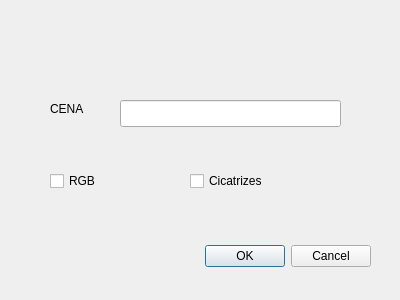
<?xml version="1.0" encoding="UTF-8"?>
<ui version="4.0">
 <class>AreaQueimadaDialogBase</class>
 <widget class="QDialog" name="AreaQueimadaDialogBase">
  <property name="geometry">
   <rect>
    <x>0</x>
    <y>0</y>
    <width>400</width>
    <height>300</height>
   </rect>
  </property>
  <property name="windowTitle">
   <string>Área queimada Landsat</string>
  </property>
  <widget class="QDialogButtonBox" name="button_box">
   <property name="geometry">
    <rect>
     <x>30</x>
     <y>240</y>
     <width>341</width>
     <height>32</height>
    </rect>
   </property>
   <property name="orientation">
    <enum>Qt::Horizontal</enum>
   </property>
   <property name="standardButtons">
    <set>QDialogButtonBox::Cancel|QDialogButtonBox::Ok</set>
   </property>
  </widget>
  <widget class="QLineEdit" name="lineEdit">
   <property name="geometry">
    <rect>
     <x>120</x>
     <y>100</y>
     <width>221</width>
     <height>27</height>
    </rect>
   </property>
  </widget>
  <widget class="QLabel" name="label">
   <property name="geometry">
    <rect>
     <x>50</x>
     <y>100</y>
     <width>67</width>
     <height>17</height>
    </rect>
   </property>
   <property name="text">
    <string>CENA</string>
   </property>
  </widget>
  <widget class="QCheckBox" name="checkBox">
   <property name="geometry">
    <rect>
     <x>50</x>
     <y>170</y>
     <width>97</width>
     <height>22</height>
    </rect>
   </property>
   <property name="text">
    <string>RGB</string>
   </property>
  </widget>
  <widget class="QCheckBox" name="checkBox_2">
   <property name="geometry">
    <rect>
     <x>190</x>
     <y>170</y>
     <width>97</width>
     <height>22</height>
    </rect>
   </property>
   <property name="text">
    <string>Cicatrizes</string>
   </property>
  </widget>
 </widget>
 <resources/>
 <connections>
  <connection>
   <sender>button_box</sender>
   <signal>accepted()</signal>
   <receiver>AreaQueimadaDialogBase</receiver>
   <slot>accept()</slot>
   <hints>
    <hint type="sourcelabel">
     <x>20</x>
     <y>20</y>
    </hint>
    <hint type="destinationlabel">
     <x>20</x>
     <y>20</y>
    </hint>
   </hints>
  </connection>
  <connection>
   <sender>button_box</sender>
   <signal>rejected()</signal>
   <receiver>AreaQueimadaDialogBase</receiver>
   <slot>reject()</slot>
   <hints>
    <hint type="sourcelabel">
     <x>20</x>
     <y>20</y>
    </hint>
    <hint type="destinationlabel">
     <x>20</x>
     <y>20</y>
    </hint>
   </hints>
  </connection>
 </connections>
</ui>
